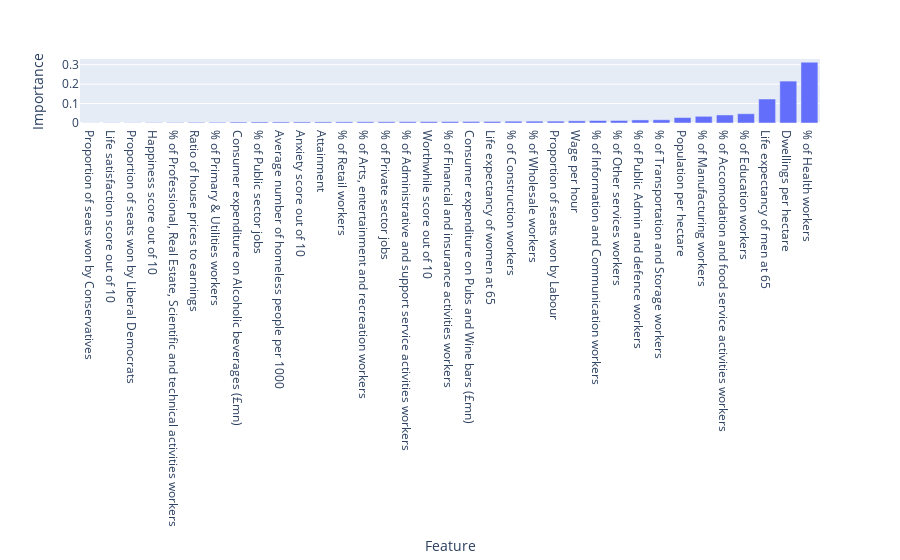

The notebook cell this image was saved under:
### Markdown cell above
We can rank the plot above from lowest importance, to most important "Borough attribute".

### Code cell
# Get the feature importances
importances = regressor.feature_importances_

# Sort the importance scores in ascending order
indices = np.argsort(importances)

# Get the column names in the correct order
cols = X_train.columns[indices]

# Create a bar chart using the px.bar() function
fig = px.bar(
    x=cols,
    y=importances[indices],
    labels={'x': 'Feature', 'y': 'Importance'}
)

# Save the figure as an HTML file
pio.write_html(fig, file='interactive_plot_htmls/ranked_importance_1999_2021.html')

# Show the plot
fig.show()

### Figure 1 — Plotly figure (JSON) as saved in the notebook; plotly's stock layout.template omitted (floating-point values rounded to 4 significant figures)
{"data": [{"alignmentgroup": "True", "hovertemplate": "Feature=%{x}<br>Importance=%{y}<extra></extra>", "legendgroup": "", "marker": {"color": "#636efa", "pattern": {"shape": ""}}, "name": "", "offsetgroup": "", "orientation": "v", "showlegend": false, "textposition": "auto", "type": "bar", "x": ["Proportion of seats won by Conservatives", "Life satisfaction score out of 10", "Proportion of seats won by Liberal Democrats", "Happiness score out of 10", "% of Professional, Real Estate, Scientific and technical activities workers", "Ratio of house prices to earnings", "% of Primary & Utilities workers", "Consumer expenditure on Alcoholic beverages (£mn)", "% of Public sector jobs", "Average number of homeless people per 1000", "Anxiety score out of 10", "Attainment", "% of Retail workers", "% of Arts, entertainment and recreation workers", "% of Private sector jobs", "% of Administrative and support service activities workers", "Worthwhile score out of 10", "% of Financial and insurance activities workers", "Consumer expenditure on Pubs and Wine bars (£mn)", "Life expectancy of women at 65", "% of Construction workers", "% of Wholesale workers", "Proportion of seats won by Labour", "Wage per hour", "% of Information and Communication workers", "% of Other services workers", "% of Public Admin and defence workers", "% of Transportation and Storage workers", "Population per hectare", "% of Manufacturing workers", "% of Accomodation and food service activities workers", "% of Education workers", "Life expectancy of men at 65", "Dwellings per hectare", "% of Health workers"], "xaxis": "x", "y": [0.0007215, 0.001093, 0.001115, 0.002028, 0.002568, 0.003391, 0.00363, 0.005012, 0.005384, 0.005409, 0.005544, 0.005593, 0.005896, 0.006244, 0.006427, 0.006848, 0.007355, 0.007642, 0.008007, 0.008034, 0.009283, 0.009446, 0.009615, 0.0112, 0.01271, 0.01299, 0.01582, 0.01665, 0.0281, 0.03448, 0.04138, 0.04781, 0.1236, 0.2158, 0.3131], "yaxis": "y"}], "layout": {"autosize": true, "barmode": "relative", "legend": {"tracegroupgap": 0}, "margin": {"t": 60}, "xaxis": {"anchor": "y", "autorange": true, "domain": [0, 1], "range": [-0.5, 34.5], "title": {"text": "Feature"}, "type": "category"}, "yaxis": {"anchor": "x", "autorange": true, "domain": [0, 1], "range": [0, 0.3296], "title": {"text": "Importance"}, "type": "linear"}}}
